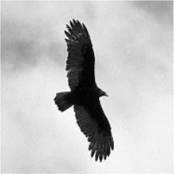
#> input picture BEP/MIILA_3/eagle.png, 174 x 174 px
$ jupyter execute Untitled.ipynb
#> lines starting #> are read from the running program, lines starting #| are printed output that depends on the picture
[cell 1]
import cv2
import numpy as np
import pywt
import matplotlib.pyplot as plt
img = cv2.imread('eagle.png', 0) # flag 0 reads as grayscale
#> img: shape (174, 174); min 2, max 254, mean 194.5
print(img.shape)
#| (174, 174)
noise = np.random.rand(*img.shape) * 0.5 * 255
noisy_img = img + noise
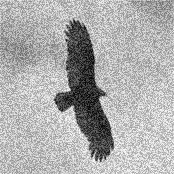
#> noisy_img: shape (174, 174) float64; min 4.94, max 376.2, mean 257.9; drawn with min black and max white
cv2.normalize(noisy_img, noisy_img, 255, 0)
